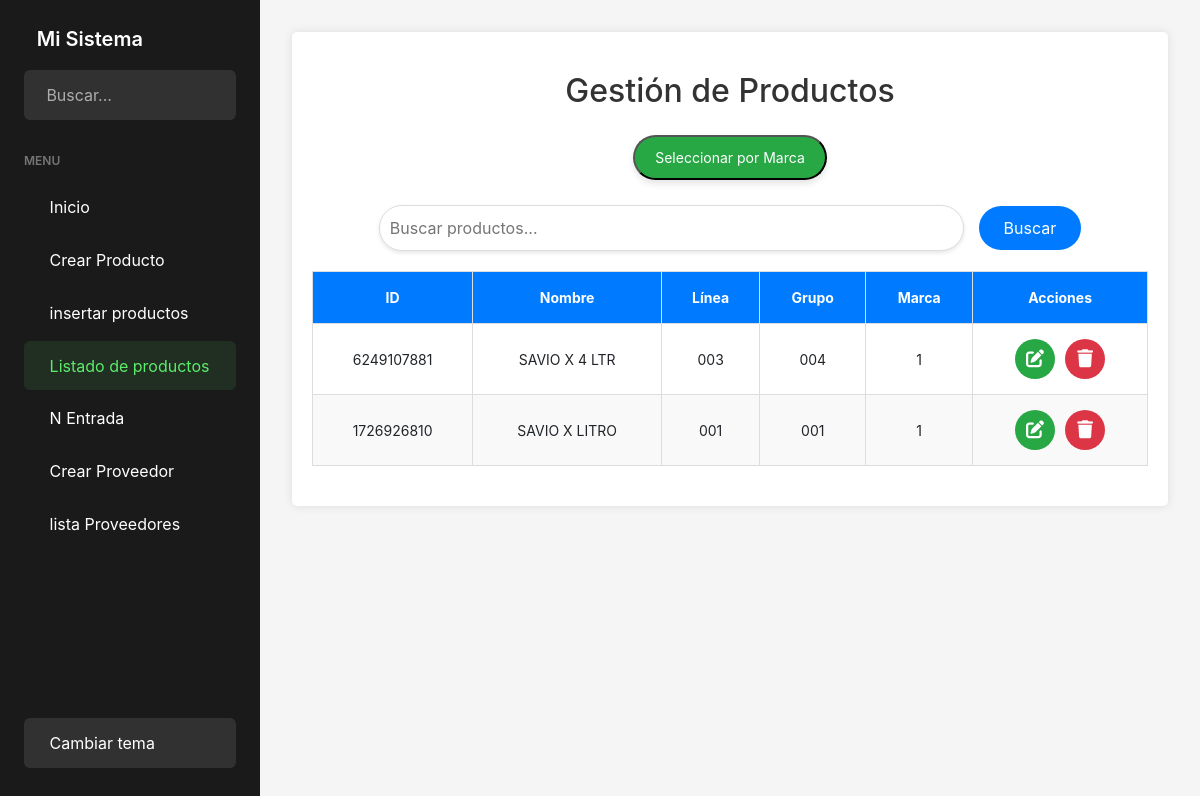
Page /productos_listado/ on the earlier database version.
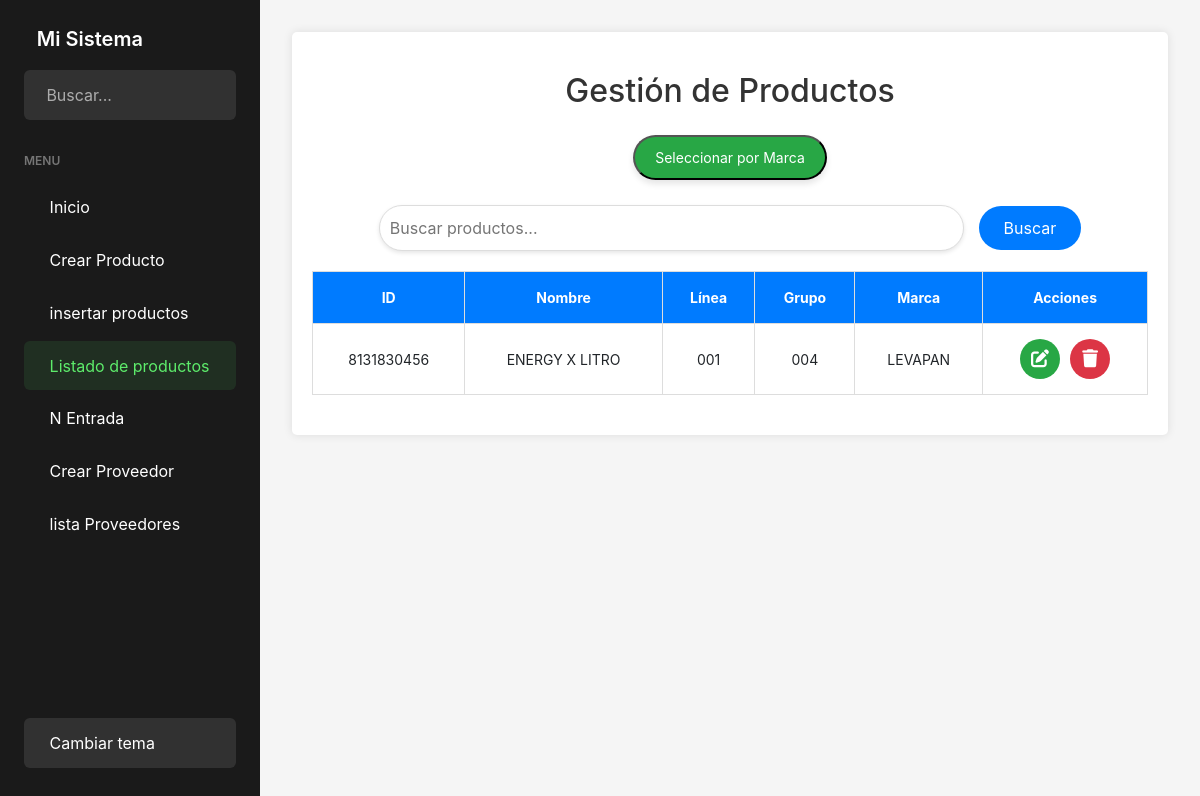
Same page on the later database version.
### APP_PM/models.py (models this page shows, shortened)
class Crear_producto(models.Model):
    LINEA_OPCIONES = [
        ('001', 'Fertilizantes'),
        ('002', 'Bioinsumos'),
        ('003', 'Materia Prima'),
        ('004', 'Coayudantes'),
        ('005', 'Comercializacion de productos'),
        ('006', 'Equipos de pulverizador'),
        ('007', 'Fungicidas'),
        ('008', 'Herbicidas'),
        ('009', 'Insecticidas'),
        ('010', 'Insumos'),
        ('011', 'Mercancia en Consignacion'),
        ('012', 'Productos fabricados - No Propios'),
    ]
    GRUPO_OPCIONES = [
        ('001', 'Biofungicidas'),
        ('002', 'Comercializacion de productos'),
        ('003', 'Materia Prima'),
        ('004', 'Fertilizantes'),
        ('005', 'Foliares'),
        ('006', 'Granulados'),
        ('007', 'Insumos'),
        ('008', 'Liquido'),
        ('009', 'Organicos'),
        ('010', 'Polvo'),
        ('011', 'Productos fabricados - No Propios'),
        ('012', 'Pulverizador Liquido'),
    ]
    id_producto = models.CharField(max_length=10, unique=True, editable=False, blank=True)
    nombre_producto = models.CharField(max_length=100)
    linea = models.CharField(max_length=100, choices=LINEA_OPCIONES)
    grupo = models.CharField(max_length=100, choices=GRUPO_OPCIONES)
    marca = models.CharField(max_length=100)

### APP_PM/views.py (the view)
# urls.py: path('productos_listado/', views.productos_listado, name='productos_listado'),
def productos_listado(request):
    query = request.GET.get('q')  # Parámetro de búsqueda
    filtro_marca = request.GET.get('marca')  # Parámetro de filtro por marca
    productos = Crear_producto.objects.all()
    if query:
        productos = productos.filter(nombre_producto__icontains=query)  # Búsqueda por nombre
    if filtro_marca:
        productos = productos.filter(marca=filtro_marca)  # Filtro por marca
    marcas = Crear_producto.objects.values_list('marca', flat=True).distinct()
    return render(request, 'Productos/productos_listado.html', {
        'productos': productos,
        'marcas': marcas
    })

### APP_PM/templates/Productos/productos_listado.html (shortened to what this page needs)
{% extends 'Home/home.html' %}
{% load static %}
{% block content %}
<!DOCTYPE html>
<html lang="es">
<head>
</head>
<body>
    <div class="container">
        <h2>Gestión de Productos</h2>
        <div class="filter-container">
            <button id="toggle-marcas" class="marca-button mostrar-todos">Seleccionar por Marca</button>
        </div>
        <div class="search-bar">
            <form method="GET" action="{% url 'productos_listado' %}">
                <input type="text" name="q" placeholder="Buscar productos..." value="{{ request.GET.q }}">
                <button type="submit">Buscar</button>
            </form>
        </div>
        <table>
            <thead>
                <tr>
                    <th>ID</th>
                    <th>Nombre</th>
                    <th>Línea</th>
                    <th>Grupo</th>
                    <th>Marca</th>
                    <th>Acciones</th>
                </tr>
            </thead>
            <tbody>
                {% for producto in productos %}
                <tr>
                    <td>{{ producto.id_producto }}</td>
                    <td>{{ producto.nombre_producto }}</td>
                    <td>{{ producto.linea }}</td>
                    <td>{{ producto.grupo }}</td>
                    <td>{{ producto.marca }}</td>
                    <td>
                        <div class="button-container">
                            <a href="{% url 'editar_producto' producto.id_producto %}" class="green"><i class="fas fa-edit"></i></a>
                            <a href="{% url 'eliminar_producto' producto.id_producto %}" onclick="event.preventDefault(); confirmarEliminacion(this.href);" class="red"><i class="fas fa-trash"></i></a>
                        </div>
                    </td>
                </tr>
                {% empty %}
                <tr>
                    <td colspan="6">No hay productos que coincidan con la búsqueda.</td>
                </tr>
                {% endfor %}
            </tbody>
        </table>
    </div>
</body>
</html>
{% endblock %}

Differences in the rows shown:
removed Crear_producto: id_producto "1726926810", nombre_producto "SAVIO X LITRO", linea "001", grupo "001", marca "1"
changed Crear_producto: id_producto "6249107881" → "8131830456"; nombre_producto "SAVIO X 4 LTR" → "ENERGY X LITRO"; linea "003" → "001"; marca "1" → "LEVAPAN"
